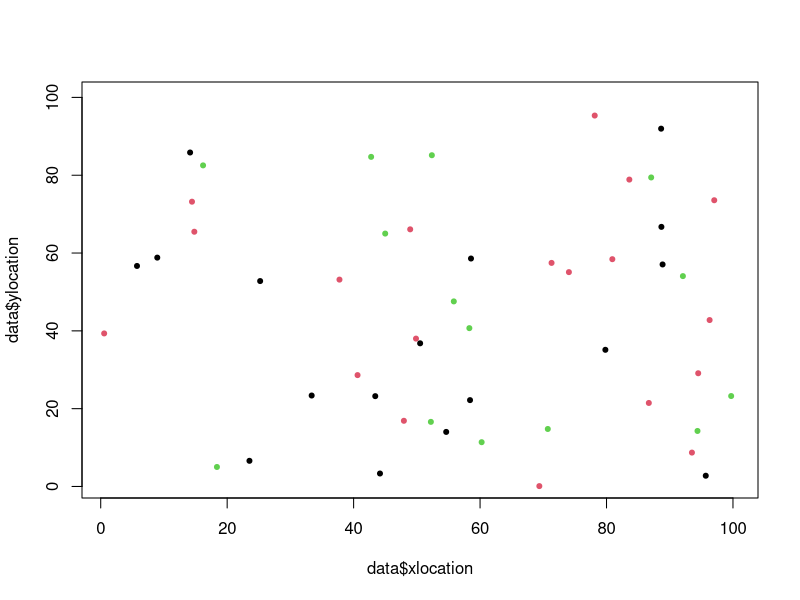

Write the R code that produced this figure. (Note: this script raises an error after producing the figure.)
#Load packages
library(tidyverse) 
# Set up a grid to represent land
#Place individuals on plot
xsize = ysize = 100
numInd = 50
numSpecies = 3
data <-  tibble("ID" = 1:numInd, "age" = sample(150, numInd, replace = TRUE), 
                 species = sample(numSpecies, 50, replace = TRUE), "xlocation" = runif(50, 0, 100), 
                 "ylocation" = runif(50,0,100), "parentalDistance" = 0)

herbivores <- tibble("ID" = 1:numInd, "age" = sample(45, numInd, replace =TRUE), 
                     species = sample(numSpecies, 50, replace = TRUE),
                     "xlocation" = runif(50, 0, 100),  "ylocation" = runif(50,0,100))
plot(data$xlocation, data$ylocation, col = data$species, pch = 20, xlim = c(1,100), ylim = c(1,100))

#Set up rates of birth/death/growth etc...
deltaT = 1 #1 year periods of growth
ageChange = deltaT
maxAge = 150
seeds = 10
dispParam = 10 #dispersalParam
DensParam = 2 #DensityParam
DensParam1 = 20
uniqueSp = unique(data$species)
numYears = 150
speciesPop = NULL
### MAIN LOOP ####

##Currently using for loops to determine parameters##


for(t in seq(0, numYears, by = deltaT)){ 
  #grow
  data$age = data$age + deltaT
  #disperse seeds/
  Ind = data[1, ]
  babies <- dispersal(Ind, data$species, data$xlocation, data$ylocation)
  #survival of seeds
  babies <- seedPredation(babies, babies$parentalDistance)
  data <- bind_rows(data, babies)
  #Background death of adults. Death rate decreases with age
  data <- backgroundDeath(data, data$age)
  #Conspecific density death
  livePastDens = NULL
  for (k in 1:length(uniqueSp)){
    sp = uniqueSp[k]
    subPop = subset(data, species == sp)
    survived <- densityPredation(subPop, subPop$age, subPop$ID, subPop$xlocation, subPop$ylocation)
    livePastDens <-  bind_rows(livePastDens, survived)
    livePastDens <- livePastDens[order(livePastDens$ID), ]
  }
  data <- livePastDens
  #trees over max age die
  data  <- filter(data, age <= 150)
  
  #Supplemental funs
  countSpecies <- speciesSize(data$species)
  speciesPop <-  bind_rows(speciesPop, countSpecies)
  
  #Herbivores damage trees
  
  #Herbivores reproduce
  
  #Herbivores die
  
  
  plot(data$xlocation, data$ylocation, col = data$species, pch = 20, xlim = c(1,100), ylim = c(1,100))
  
  

}

plotSpecies(speciesPop)


##### MAIN FUNCTIONS #######

#Disperse 10 seeds per parent
dispersal <- function(Ind, species, xlocation, ylocation){
    babies = NULL
    Adults = tibble("species" = species, "x" = xlocation, "y" = ylocation)
    for (i in 1:nrow(Adults)){
      eachAdult = Adults[i,]
      for (j in 1:seeds){
        baby = Ind
        baby$age = as.integer(0)
        baby$ID  = max(data$ID) + (10*(i-1)) + j
        baby$species  =  eachAdult$species
        babyDist = abs(rnorm(1, mean=0, sd=dispParam))
        xDirection = runif(1)
        baby$xlocation = ((xDirection*babyDist) + eachAdult$x) %% xsize
        baby$ylocation = (((1-xDirection) * babyDist) + eachAdult$y) %% ysize
        baby$parentalDistance = babyDist
        babies <- bind_rows(babies, baby)
      }
    }
    return(babies)
    
}



#Seeds predated based on distance from parent
seedPredation <- function(Babies, parentalDist){
  babySurv = NULL
  for (i in 1:nrow(Babies)){
    dist = parentalDist[i]
    danger = 1/dist
    luck = runif(1)*danger
    indDeath = luck > 0.1
    babySurv[i] = indDeath
  }
  return(Babies[!babySurv, ])
}

#predation based on conspecifics nearby
densityPredation <- function(subPop, age, ID, xlocation, ylocation){
  survived = NULL
  dead = NULL
  indSpecies <-  data.frame(cbind("ID" = ID, "age" = age, "xlocation" = xlocation, "ylocation" = ylocation))
  for (i in 1:nrow(subPop)){
    neighbors <-  NULL
    ageInd = age[i]
    indX <-  xlocation[i]
    indY <-  ylocation[i]
    xNeighbors = data.frame(subset(indSpecies, xlocation <= indX + DensParam & xlocation >= indX 
                                   - DensParam
                                   & xlocation != indX))
    yNeighbors = data.frame(subset(indSpecies, ylocation <= indY + DensParam & 
                                     ylocation >= indY - DensParam
                                   & ylocation != indY))
    neighbors = bind_rows(neighbors,xNeighbors)
    neighbors = bind_rows(neighbors, yNeighbors)
    neighbors = unique(neighbors)
    prob <- ifelse(nrow(neighbors)>0,  (DensParam1/nrow(neighbors) * (ageInd+1))/((max(neighbors$age))+1),
           1.01)
    ifelse(runif(1) < prob, survived <-  bind_rows(subPop[i, ], survived), next)
  }
  return(survived)
}

#Natural Background death
backgroundDeath <- function(population, age){
  living = c()
  probDeath = c()
  for (i in 1:nrow(population)){
    probDeath[i] <- ifelse(age[i] > 0,  0.4/age[i], 0.7)
    alive <- (runif(1) > probDeath[i])
    living[i] = alive
  }
  return(population[living,])
}


### SUPPLEMENTAL FUNCTIONS###

#Used to plot population over time
plotSize <- function(popSize){
  popTime <- tibble("gen" = c(1:length(popSize)), "population" = popSize)
  plot(popTime$gen, popTime$population, type = "b", col = "blue")
}

#used to plot average density for a specific parameter
densSize <- function(xlocation, ylocation){
  Densities = NULL
  for (i in seq(0,95, by = 5)){
    popSegment = subset(xlocation, xlocation > i & xlocation < i+5)
    Densities = c(Densities, length(popSegment))
  }
  return(mean(Densities))
}


speciesSize <- function(speciesTypes){
  a = speciesTypes[speciesTypes == 1]
  b = speciesTypes[speciesTypes == 2]
  c = speciesTypes[speciesTypes == 3]
  
  df <- tibble("Species 1" = length(a), "Species 2" = length(b), "Species 3" = length(c))
  return(df)
}

plotSpecies <- function(speciesPop){
  speciesPop <- add_column(speciesPop, gen = 1:nrow(speciesPop))
  speciesPop <- pivot_longer(speciesPop, cols = starts_with("Species"), names_to = "Species",
                             names_prefix = "Species ", values_to = "Count")
  ggplot(data = speciesPop, aes(gen, Count, col = Species))+
    geom_point()+
    geom_line()+
    ylim(0, max(speciesPop$Count))
  
}
#If want to track pop/dens put this in main loop and recreate variables popSize and avgDens
popSize = c(popSize, nrow(data))
currentDens <- densSize(data$xlocation, data$ylocation)
avgDens <- c(avgDens, currentDens)



#Only one tree in comp should die if multiple trees in area?
#Redo function driving density dependence
#Species by species population parameters
#How to find good papers
#Still running simulation
#mechanistic details. Model individual enemies
#Site occupancy model
#Quantify how species does when low vs high
